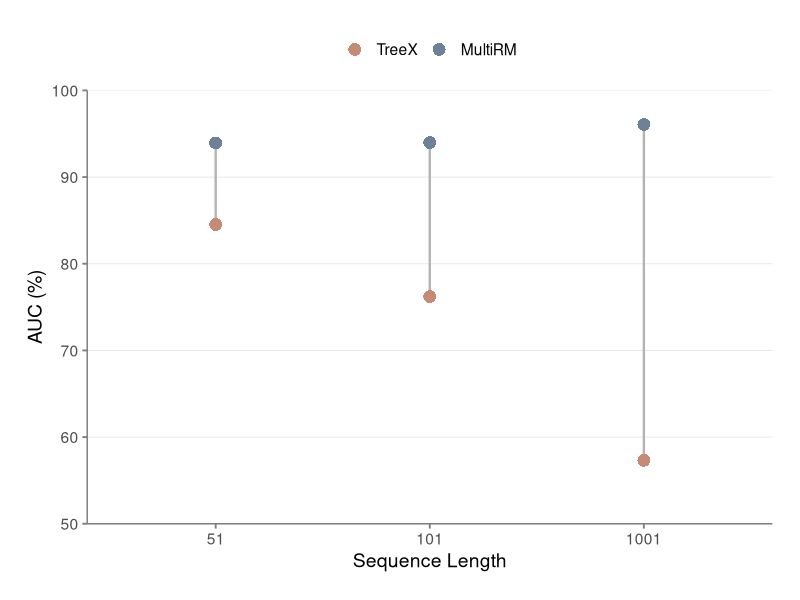
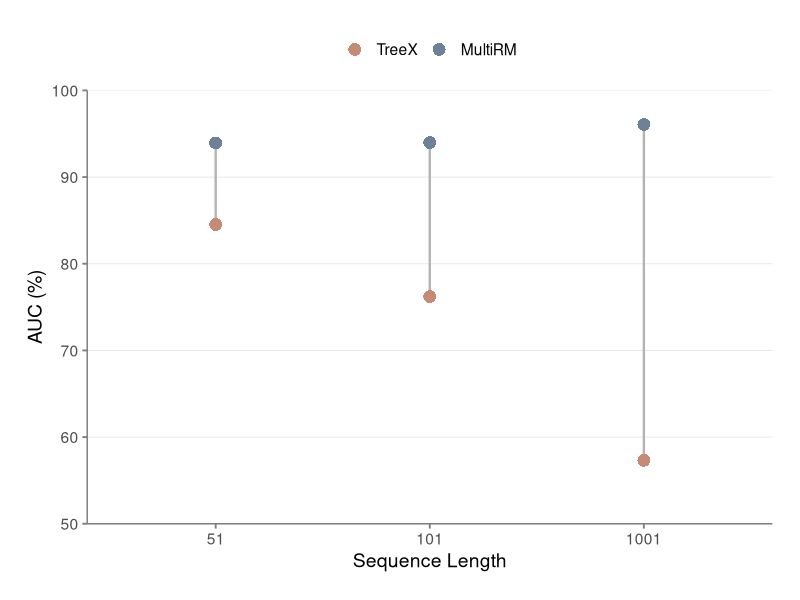

Generate these figures, in order, with R:
# ==============================================================================
# auc_stability_comparison.R - AUC 随序列长度的稳定性 dumbbell 图 / AUC stability dumbbell across lengths
# ==============================================================================
#
# 对 TreeX 与 MultiRM 在序列长度 51 / 101 / 1001 上的 AUC 做"哑铃图 (dumbbell plot)"：
# 每个长度一对点+一条连接线，凸显两者差距随序列长度的变化（MultiRM 退化）。
# Draws a dumbbell plot of TreeX vs MultiRM AUC at sequence lengths 51 / 101 / 1001,
# with a connecting line per length, highlighting that MultiRM degrades rapidly
# while TreeX remains stable.
#
# 功能模块 / Modules:
# - data.frame: 内嵌硬编码 6 个 AUC 值 / Inline 6 AUC values
# - geom_line + geom_point: 哑铃图 / Dumbbell plot
# - scale_color_manual: 莫兰迪双色 (冷灰蓝 vs 暖粉陶) / Two Morandi colors
#
# 输入 / Inputs:
# - (无外部输入) / No external inputs (data is inline)
#
# 输出 / Outputs:
# - ipynb/len_comp/auc_stability_comparison.png (+ .pdf): 哑铃图 / Dumbbell plot
#
# 数据流 / Data Flow:
# 1. 构造 data.frame (Length, Model, AUC) / Build data.frame
# 2. factor 化 Length / Factor Length
# 3. ggplot 哑铃图 / Plot dumbbell
# 4. ggsave / Save
#
# 相关文件 / Related Files:
# - 调用 / Calls: ggplot2, dplyr, scales
# - 被调用 / Called by: 序列长度对比流水线 / Length-comparison pipeline
#
# 使用示例 / Usage Example:
#     Rscript ipynb/len_comp/auc_stability_comparison.R
#
# ==============================================================================

library(ggplot2)
library(dplyr)
library(scales)

# Create output directory if not exists
output_dir <- "ipynb/len_comp/"
if (!dir.exists(output_dir)) {
  dir.create(output_dir, recursive = TRUE)
}

# Create data
data <- data.frame(
  Length = c(51, 51, 101, 101, 1001, 1001),
  Model = rep(c("TreeX", "MultiRM"), 3),
  AUC = c(93.94, 84.53, 93.98, 76.22, 96.07, 57.33)
)

# Convert Length to ordered factor
data$Length <- factor(data$Length, levels = c(51, 101, 1001))

# Morandi palette colors
treex_color <- "#6D8299"   # 冷灰蓝
multirm_color <- "#C68B77" # 暖粉陶

# Create dumbbell plot
p <- ggplot(data, aes(x = Length, y = AUC, color = Model, group = Length)) +
  # Connecting lines (dumbbell effect)
  geom_line(aes(group = Length), color = "gray70", size = 0.8, linetype = "solid") +
  # Points
  geom_point(aes(color = Model), size = 4, shape = 16) +
  # Morandi color scale
  scale_color_manual(
    values = c("TreeX" = treex_color, "MultiRM" = multirm_color),
    labels = c("TreeX", "MultiRM")
  ) +
  # Y-axis scale focusing on the relevant range
  scale_y_continuous(
    limits = c(50, 100),
    expand = expansion(mult = c(0, 0))
  ) +
  # Minimal theme
  theme_minimal(base_size = 14) +
  theme(
    # Remove extra grid lines
    panel.grid.major.y = element_line(color = "gray90", linewidth = 0.3),
    panel.grid.major.x = element_blank(),
    panel.grid.minor = element_blank(),
    panel.ontop = FALSE,
    # Axis styling
    axis.line.x = element_line(color = "gray50", linewidth = 0.5),
    axis.line.y = element_line(color = "gray50", linewidth = 0.5),
    axis.ticks = element_line(color = "gray50"),
    # Legend
    legend.position = "top",
    legend.title = element_blank(),
    legend.background = element_rect(fill = NA, color = NA),
    # Plot margins
    plot.margin = margin(20, 20, 20, 20)
  ) +
  # Labels
  labs(
    x = "Sequence Length",
    y = "AUC (%)"
  )

# Save as PNG (300 dpi)
ggsave(
  filename = file.path(output_dir, "auc_stability_comparison.png"),
  plot = p,
  width = 6,
  height = 5,
  dpi = 300,
  bg = "white"
)

# Save as PDF (vector format)
ggsave(
  filename = file.path(output_dir, "auc_stability_comparison.pdf"),
  plot = p,
  width = 6,
  height = 5,
  device = "pdf"
)

print("Plot saved to:")
print(file.path(output_dir, "auc_stability_comparison.png"))
print(file.path(output_dir, "auc_stability_comparison.pdf"))
